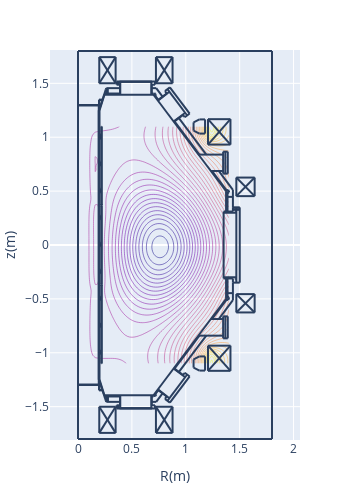

Notebook cell for this chart:
### Code cell
# calculate plasma equilibrium
cond = sb.calc_equilibrium(condition, verbose=1)

### Figure 1 — Plotly figure (JSON) as saved in the notebook; plotly's stock layout.template omitted (floating-point values rounded to 4 significant figures; data arrays with more than 128 entries replaced by an {"elided": "..."} marker saying what was removed)
{"data": [{"contours": {"coloring": "lines"}, "dx": 0.02, "dy": 0.02, "ncontours": 100, "showscale": false, "type": "contour", "x0": 0, "y0": -1.1, "z": {"elided": "111x71 float values"}}], "layout": {"height": 490.8, "margin": {"autoexpand": false, "b": 50, "l": 50, "r": 50, "t": 50}, "shapes": [{"type": "line", "x0": 0.2652, "x1": 0.2652, "y0": -1.406, "y1": -1.455}, {"type": "line", "x0": 0.2766, "x1": 0.2766, "y0": -1.406, "y1": -1.455}, {"type": "line", "x0": 0.1927, "x1": 0.1927, "y0": -1.299, "y1": 1.299}, {"type": "line", "x0": 0.1927, "x1": 0.1927, "y0": -1.249, "y1": 1.249}, {"type": "line", "x0": 0.195, "x1": 0.195, "y0": -1.251, "y1": 1.249}, {"type": "line", "x0": 0.1995, "x1": 0.1995, "y0": -1.249, "y1": 1.249}, {"type": "line", "x0": 1.376, "x1": 0.7005, "y0": 0.4965, "y1": 1.394}, {"type": "line", "x0": 0.2199, "x1": 0.2199, "y0": 0.3695, "y1": 1.099}, {"type": "line", "x0": 0.2176, "x1": 0.2176, "y0": 0.3695, "y1": 1.099}, {"type": "line", "x0": 1.376, "x1": 0.7005, "y0": -0.4965, "y1": -1.394}, {"type": "line", "x0": 0.2176, "x1": 0.2176, "y0": -0.3695, "y1": -1.099}, {"type": "line", "x0": 0.2199, "x1": 0.2199, "y0": -0.3695, "y1": -1.099}, {"type": "line", "x0": 0.1995, "x1": 0.2448, "y0": -1.249, "y1": -1.394}, {"type": "line", "x0": 0.1972, "x1": 0.1972, "y0": -1.299, "y1": -1.344}, {"type": "line", "x0": 0.195, "x1": 0.195, "y0": -1.299, "y1": -1.349}, {"type": "line", "x0": 0.195, "x1": 0.229, "y0": -1.349, "y1": -1.349}, {"type": "line", "x0": 0.195, "x1": 0.2267, "y0": -1.344, "y1": -1.344}, {"type": "line", "x0": 0.1995, "x1": 0.1995, "y0": -0.9975, "y1": -0.9748}, {"type": "line", "x0": 0.2086, "x1": 0.2086, "y0": -1.009, "y1": -0.9907}, {"type": "line", "x0": 0.2086, "x1": 0.2086, "y0": -1.009, "y1": -0.9929}, {"type": "line", "x0": 0.2063, "x1": 0.2063, "y0": -1.011, "y1": -0.9748}, {"type": "line", "x0": 0, "x1": 0.2108, "y0": -1.294, "y1": -1.294}, {"type": "line", "x0": 0, "x1": 0.2131, "y0": -1.299, "y1": -1.299}, {"type": "line", "x0": 0.1995, "x1": 0.1995, "y0": -1.011, "y1": -1.002}, {"type": "line", "x0": 0.2063, "x1": 0.2086, "y0": -1.007, "y1": -1.007}, {"type": "line", "x0": 0.2086, "x1": 0.2086, "y0": -1.004, "y1": -1.004}, {"type": "line", "x0": 0.2086, "x1": 0.2176, "y0": -1.009, "y1": -1.009}, {"type": "line", "x0": 0.1995, "x1": 0.2063, "y0": -1.011, "y1": -1.011}, {"type": "line", "x0": 0.2199, "x1": 0.2176, "y0": -1.099, "y1": -1.099}, {"type": "line", "x0": 0.2063, "x1": 0.2086, "y0": -0.9929, "y1": -0.9929}, {"type": "line", "x0": 0.2086, "x1": 0.2086, "y0": -0.9975, "y1": -0.9975}, {"type": "line", "x0": 0.2086, "x1": 0.2176, "y0": -0.9929, "y1": -0.9929}, {"type": "line", "x0": 0.2086, "x1": 0.2176, "y0": -0.9907, "y1": -0.9907}, {"type": "line", "x0": 0.1995, "x1": 0.2063, "y0": -0.9748, "y1": -0.9748}, {"type": "line", "x0": 0.2086, "x1": 0.2176, "y0": -0.7594, "y1": -0.7594}, {"type": "line", "x0": 0.1995, "x1": 0.2063, "y0": -0.7617, "y1": -0.7617}, {"type": "line", "x0": 0.2086, "x1": 0.2086, "y0": -0.7594, "y1": -0.7413}, {"type": "line", "x0": 0.2086, "x1": 0.2086, "y0": -0.7594, "y1": -0.739}, {"type": "line", "x0": 0.1995, "x1": 0.1995, "y0": -0.7617, "y1": -0.7526}, {"type": "line", "x0": 0.2063, "x1": 0.2063, "y0": -0.7617, "y1": -0.7254}, {"type": "line", "x0": 0.1995, "x1": 0.2063, "y0": -0.7254, "y1": -0.7254}, {"type": "line", "x0": 0.2086, "x1": 0.2176, "y0": -0.739, "y1": -0.739}, {"type": "line", "x0": 0.2086, "x1": 0.2176, "y0": -0.7413, "y1": -0.7413}, {"type": "line", "x0": 0.2086, "x1": 0.2086, "y0": -0.7526, "y1": -0.7526}, {"type": "line", "x0": 0.2063, "x1": 0.2086, "y0": -0.7572, "y1": -0.7572}, {"type": "line", "x0": 0.2086, "x1": 0.2086, "y0": -0.7458, "y1": -0.7458}, {"type": "line", "x0": 0.2063, "x1": 0.2086, "y0": -0.7436, "y1": -0.7436}, {"type": "line", "x0": 0.1995, "x1": 0.1995, "y0": -0.7481, "y1": -0.7254}, {"type": "line", "x0": 0.3582, "x1": 0.7141, "y0": -1.517, "y1": -1.517}, {"type": "line", "x0": 0.3854, "x1": 0.6869, "y0": -1.514, "y1": -1.514}, {"type": "line", "x0": 0.3854, "x1": 0.6869, "y0": -1.514, "y1": -1.514}, {"type": "line", "x0": 0.2426, "x1": 0.7096, "y0": -1.394, "y1": -1.394}, {"type": "line", "x0": 0.3922, "x1": 0.3922, "y0": -1.514, "y1": -1.394}, {"type": "line", "x0": 0.3582, "x1": 0.3582, "y0": -1.517, "y1": -1.487}, {"type": "line", "x0": 0.3786, "x1": 0.3786, "y0": -1.517, "y1": -1.487}, {"type": "line", "x0": 0.3695, "x1": 0.3695, "y0": -1.517, "y1": -1.487}, {"type": "line", "x0": 0.3831, "x1": 0.3831, "y0": -1.517, "y1": -1.512}, {"type": "line", "x0": 0.3831, "x1": 0.3854, "y0": -1.512, "y1": -1.514}, {"type": "line", "x0": 0.3854, "x1": 0.3854, "y0": -1.514, "y1": -1.514}, {"type": "line", "x0": 0.3899, "x1": 0.263, "y0": -1.455, "y1": -1.455}, {"type": "line", "x0": 0.3582, "x1": 0.3899, "y0": -1.487, "y1": -1.487}, {"type": "line", "x0": 0.2471, "x1": 0.3899, "y0": -1.406, "y1": -1.406}, {"type": "line", "x0": 0.2766, "x1": 0.2766, "y0": -1.455, "y1": -1.406}, {"type": "line", "x0": 0.2652, "x1": 0.2652, "y0": -1.455, "y1": -1.406}, {"type": "line", "x0": 0.2584, "x1": 0.263, "y0": -1.444, "y1": -1.455}, {"type": "line", "x0": 0.2426, "x1": 0.2448, "y0": -1.394, "y1": -1.392}, {"type": "line", "x0": 0.3899, "x1": 0.3899, "y0": -1.487, "y1": -1.394}, {"type": "line", "x0": 0.6801, "x1": 0.6801, "y0": -1.514, "y1": -1.394}, {"type": "line", "x0": 0.7141, "x1": 0.7141, "y0": -1.517, "y1": -1.487}, {"type": "line", "x0": 0.6914, "x1": 0.6914, "y0": -1.517, "y1": -1.512}, {"type": "line", "x0": 0.6914, "x1": 0.6869, "y0": -1.512, "y1": -1.514}, {"type": "line", "x0": 0.6869, "x1": 0.6869, "y0": -1.514, "y1": -1.514}, {"type": "line", "x0": 0.6846, "x1": 0.6846, "y0": -1.487, "y1": -1.394}, {"type": "line", "x0": 0.6846, "x1": 0.7141, "y0": -1.487, "y1": -1.487}, {"type": "line", "x0": 0.7254, "x1": 0.6846, "y0": -1.455, "y1": -1.455}, {"type": "line", "x0": 0.7118, "x1": 0.705, "y0": -1.392, "y1": -1.387}, {"type": "line", "x0": 0.7055, "x1": 0.715, "y0": -1.4, "y1": -1.402}, {"type": "line", "x0": 0.715, "x1": 0.7223, "y0": -1.402, "y1": -1.397}, {"type": "line", "x0": 0.7223, "x1": 0.7248, "y0": -1.397, "y1": -1.389}, {"type": "line", "x0": 0.7248, "x1": 0.7198, "y0": -1.389, "y1": -1.381}, {"type": "line", "x0": 0.6846, "x1": 0.7005, "y0": -1.406, "y1": -1.406}, {"type": "line", "x0": 0.2199, "x1": 0.2199, "y0": -0.3627, "y1": 0.3627}, {"type": "line", "x0": 0.2176, "x1": 0.2176, "y0": -0.3627, "y1": 0.3627}, {"type": "line", "x0": 0.1995, "x1": 0.1995, "y0": -0.4965, "y1": -0.4761}, {"type": "line", "x0": 0.2063, "x1": 0.2063, "y0": -0.5123, "y1": -0.4761}, {"type": "line", "x0": 0.1995, "x1": 0.1995, "y0": -0.5123, "y1": -0.5033}, {"type": "line", "x0": 0.2086, "x1": 0.2086, "y0": -0.5101, "y1": -0.4897}, {"type": "line", "x0": 0.2086, "x1": 0.2086, "y0": -0.5101, "y1": -0.4919}, {"type": "line", "x0": 0.2086, "x1": 0.2176, "y0": -0.5101, "y1": -0.5101}, {"type": "line", "x0": 0.2063, "x1": 0.2086, "y0": -0.4942, "y1": -0.4942}, {"type": "line", "x0": 0.2086, "x1": 0.2086, "y0": -0.4965, "y1": -0.4965}, {"type": "line", "x0": 0.2063, "x1": 0.2086, "y0": -0.5055, "y1": -0.5055}, {"type": "line", "x0": 0.2086, "x1": 0.2086, "y0": -0.5033, "y1": -0.5033}, {"type": "line", "x0": 0.2086, "x1": 0.2176, "y0": -0.4919, "y1": -0.4919}, {"type": "line", "x0": 0.2086, "x1": 0.2176, "y0": -0.4897, "y1": -0.4897}, {"type": "line", "x0": 0.1995, "x1": 0.2063, "y0": -0.5123, "y1": -0.5123}, {"type": "line", "x0": 0.1995, "x1": 0.2063, "y0": -0.4761, "y1": -0.4761}, {"type": "line", "x0": 0.2154, "x1": 0.2176, "y0": -0.365, "y1": -0.3627}, {"type": "line", "x0": 0.2206, "x1": 0.2218, "y0": -0.3642, "y1": -0.3614}, {"type": "line", "x0": 0.2199, "x1": 0.2176, "y0": -0.3695, "y1": -0.3695}, {"type": "line", "x0": 0.2176, "x1": 0.2154, "y0": -0.3786, "y1": -0.3786}, {"type": "line", "x0": 0.2154, "x1": 0.2154, "y0": -0.3786, "y1": -0.3695}, {"type": "line", "x0": 0.2176, "x1": 0.2176, "y0": -0.3786, "y1": -0.3695}, {"type": "line", "x0": 0.2169, "x1": 0.2157, "y0": -0.365, "y1": -0.3678}, {"type": "line", "x0": 0.2183, "x1": 0.2177, "y0": -0.3664, "y1": -0.3678}, {"type": "line", "x0": 0.2176, "x1": 0.2199, "y0": -0.3673, "y1": -0.365}, {"type": "line", "x0": 0.2192, "x1": 0.2197, "y0": -0.3628, "y1": -0.3614}, {"type": "line", "x0": 0.1995, "x1": 0.1995, "y0": -0.263, "y1": -0.2516}, {"type": "line", "x0": 0.2063, "x1": 0.2063, "y0": -0.263, "y1": -0.2267}, {"type": "line", "x0": 0.2086, "x1": 0.2086, "y0": -0.2607, "y1": -0.2426}, {"type": "line", "x0": 0.2086, "x1": 0.2086, "y0": -0.2607, "y1": -0.2403}, {"type": "line", "x0": 0.2086, "x1": 0.2176, "y0": -0.2607, "y1": -0.2607}, {"type": "line", "x0": 0.2086, "x1": 0.2086, "y0": -0.2539, "y1": -0.2539}, {"type": "line", "x0": 0.2063, "x1": 0.2086, "y0": -0.2562, "y1": -0.2562}, {"type": "line", "x0": 0.1995, "x1": 0.2063, "y0": -0.263, "y1": -0.263}, {"type": "line", "x0": 0.1995, "x1": 0.1995, "y0": -0.2471, "y1": -0.2267}, {"type": "line", "x0": 0.2086, "x1": 0.2176, "y0": -0.2403, "y1": -0.2403}, {"type": "line", "x0": 0.2086, "x1": 0.2176, "y0": -0.2426, "y1": -0.2426}, {"type": "line", "x0": 0.2086, "x1": 0.2086, "y0": -0.2471, "y1": -0.2471}, {"type": "line", "x0": 0.2063, "x1": 0.2086, "y0": -0.2426, "y1": -0.2426}, {"type": "line", "x0": 0.1995, "x1": 0.2063, "y0": -0.2267, "y1": -0.2267}, {"type": "line", "x0": 0.1995, "x1": 0.2063, "y0": -0.01133, "y1": -0.01133}, {"type": "line", "x0": 0.1995, "x1": 0.2063, "y0": 0.02494, "y1": 0.02494}, {"type": "line", "x0": 0.1995, "x1": 0.1995, "y0": -0.01133, "y1": -0.002267}, {"type": "line", "x0": 0.1995, "x1": 0.1995, "y0": 0.002267, "y1": 0.02494}, {"type": "line", "x0": 0.2063, "x1": 0.2063, "y0": -0.01133, "y1": 0.02494}, {"type": "line", "x0": 0.2086, "x1": 0.2086, "y0": -0.009068, "y1": 0.006801}, {"type": "line", "x0": 0.2086, "x1": 0.2086, "y0": -0.009068, "y1": 0.009068}, {"type": "line", "x0": 0.2086, "x1": 0.2176, "y0": -0.009068, "y1": -0.009068}, {"type": "line", "x0": 0.2086, "x1": 0.2086, "y0": -0.004534, "y1": -0.004534}, {"type": "line", "x0": 0.2063, "x1": 0.2086, "y0": -0.006801, "y1": -0.006801}, {"type": "line", "x0": 0.2086, "x1": 0.2176, "y0": 0.009068, "y1": 0.009068}, {"type": "line", "x0": 0.2086, "x1": 0.2176, "y0": 0.006801, "y1": 0.006801}, {"type": "line", "x0": 0.2086, "x1": 0.2086, "y0": 0.002267, "y1": 0.002267}, {"type": "line", "x0": 0.2063, "x1": 0.2086, "y0": 0.006801, "y1": 0.006801}, {"type": "line", "x0": 0.2176, "x1": 0.2176, "y0": 0.3786, "y1": 0.3695}, {"type": "line", "x0": 0.2154, "x1": 0.2154, "y0": 0.3786, "y1": 0.3695}, {"type": "line", "x0": 0.1995, "x1": 0.1995, "y0": 0.2516, "y1": 0.2743}, {"type": "line", "x0": 0.2063, "x1": 0.2063, "y0": 0.238, "y1": 0.2743}, {"type": "line", "x0": 0.2086, "x1": 0.2086, "y0": 0.2403, "y1": 0.2607}, {"type": "line", "x0": 0.1995, "x1": 0.2063, "y0": 0.238, "y1": 0.238}, {"type": "line", "x0": 0.1995, "x1": 0.1995, "y0": 0.238, "y1": 0.2471}, {"type": "line", "x0": 0.2063, "x1": 0.2086, "y0": 0.2562, "y1": 0.2562}, {"type": "line", "x0": 0.2086, "x1": 0.2086, "y0": 0.2539, "y1": 0.2539}, {"type": "line", "x0": 0.2086, "x1": 0.2176, "y0": 0.2584, "y1": 0.2584}, {"type": "line", "x0": 0.2063, "x1": 0.2086, "y0": 0.2426, "y1": 0.2426}, {"type": "line", "x0": 0.2086, "x1": 0.2086, "y0": 0.2471, "y1": 0.2471}, {"type": "line", "x0": 0.2086, "x1": 0.2176, "y0": 0.2403, "y1": 0.2403}, {"type": "line", "x0": 0.2086, "x1": 0.2086, "y0": 0.2403, "y1": 0.2584}, {"type": "line", "x0": 0.2086, "x1": 0.2176, "y0": 0.2607, "y1": 0.2607}, {"type": "line", "x0": 0.1995, "x1": 0.2063, "y0": 0.2743, "y1": 0.2743}, {"type": "line", "x0": 0.2177, "x1": 0.2183, "y0": 0.3696, "y1": 0.3682}, {"type": "line", "x0": 0.2157, "x1": 0.2169, "y0": 0.3696, "y1": 0.3668}, {"type": "line", "x0": 0.2176, "x1": 0.2199, "y0": 0.3673, "y1": 0.365}, {"type": "line", "x0": 0.2218, "x1": 0.2206, "y0": 0.3632, "y1": 0.366}, {"type": "line", "x0": 0.2154, "x1": 0.2176, "y0": 0.365, "y1": 0.3627}, {"type": "line", "x0": 0.2197, "x1": 0.2192, "y0": 0.3632, "y1": 0.3646}, {"type": "line", "x0": 0.2199, "x1": 0.2176, "y0": 0.3695, "y1": 0.3695}, {"type": "line", "x0": 0.2176, "x1": 0.2154, "y0": 0.3786, "y1": 0.3786}, {"type": "line", "x0": 0.1995, "x1": 0.1995, "y0": 0.5033, "y1": 0.5237}, {"type": "line", "x0": 0.1995, "x1": 0.1995, "y0": 0.4874, "y1": 0.4965}, {"type": "line", "x0": 0.2063, "x1": 0.2063, "y0": 0.4874, "y1": 0.5237}, {"type": "line", "x0": 0.2086, "x1": 0.2086, "y0": 0.4897, "y1": 0.5078}, {"type": "line", "x0": 0.2086, "x1": 0.2086, "y0": 0.4897, "y1": 0.5101}, {"type": "line", "x0": 0.2086, "x1": 0.2176, "y0": 0.4897, "y1": 0.4897}, {"type": "line", "x0": 0.2086, "x1": 0.2086, "y0": 0.4965, "y1": 0.4965}, {"type": "line", "x0": 0.2063, "x1": 0.2086, "y0": 0.4942, "y1": 0.4942}, {"type": "line", "x0": 0.2086, "x1": 0.2176, "y0": 0.5101, "y1": 0.5101}, {"type": "line", "x0": 0.2086, "x1": 0.2176, "y0": 0.5078, "y1": 0.5078}, {"type": "line", "x0": 0.2086, "x1": 0.2086, "y0": 0.5033, "y1": 0.5033}, {"type": "line", "x0": 0.2063, "x1": 0.2086, "y0": 0.5055, "y1": 0.5055}, {"type": "line", "x0": 0.1995, "x1": 0.2063, "y0": 0.4874, "y1": 0.4874}, {"type": "line", "x0": 0.1995, "x1": 0.2063, "y0": 0.5237, "y1": 0.5237}, {"type": "line", "x0": 1.501, "x1": 1.501, "y0": 0.3491, "y1": -0.3491}, {"type": "line", "x0": 1.351, "x1": 1.351, "y0": 0.3106, "y1": -0.3106}, {"type": "line", "x0": 1.469, "x1": 1.469, "y0": 0.3491, "y1": -0.3491}, {"type": "line", "x0": 1.387, "x1": 1.387, "y0": -0.3106, "y1": -0.4965}, {"type": "line", "x0": 1.374, "x1": 1.374, "y0": -0.3106, "y1": -0.4965}, {"type": "line", "x0": 1.462, "x1": 1.462, "y0": -0.3196, "y1": -0.3106}, {"type": "line", "x0": 1.437, "x1": 1.437, "y0": -0.3106, "y1": -0.3491}, {"type": "line", "x0": 1.437, "x1": 1.501, "y0": -0.3491, "y1": -0.3491}, {"type": "line", "x0": 1.437, "x1": 1.437, "y0": -0.3491, "y1": -0.5123}, {"type": "line", "x0": 1.379, "x1": 1.392, "y0": -0.5069, "y1": -0.5093}, {"type": "line", "x0": 1.392, "x1": 1.402, "y0": -0.5093, "y1": -0.4997}, {"type": "line", "x0": 1.402, "x1": 1.4, "y0": -0.4997, "y1": -0.4862}, {"type": "line", "x0": 1.4, "x1": 1.388, "y0": -0.4862, "y1": -0.48}, {"type": "line", "x0": 1.374, "x1": 1.374, "y0": -0.4965, "y1": -0.4987}, {"type": "line", "x0": 1.383, "x1": 1.378, "y0": -0.501, "y1": -0.4965}, {"type": "line", "x0": 1.387, "x1": 1.437, "y0": -0.4466, "y1": -0.4466}, {"type": "line", "x0": 1.462, "x1": 1.469, "y0": -0.3196, "y1": -0.3196}, {"type": "line", "x0": 1.351, "x1": 1.469, "y0": -0.2992, "y1": -0.2992}, {"type": "line", "x0": 1.351, "x1": 1.437, "y0": -0.3106, "y1": -0.3106}, {"type": "line", "x0": 1.462, "x1": 1.469, "y0": -0.3106, "y1": -0.3106}, {"type": "line", "x0": 1.437, "x1": 1.437, "y0": 0.5123, "y1": 0.3514}, {"type": "line", "x0": 1.387, "x1": 1.387, "y0": 0.4965, "y1": 0.3106}, {"type": "line", "x0": 1.374, "x1": 1.374, "y0": 0.4965, "y1": 0.3106}, {"type": "line", "x0": 1.437, "x1": 1.501, "y0": 0.3491, "y1": 0.3491}, {"type": "line", "x0": 1.501, "x1": 1.437, "y0": 0.3264, "y1": 0.3264}, {"type": "line", "x0": 1.501, "x1": 1.437, "y0": 0.3446, "y1": 0.3446}, {"type": "line", "x0": 1.351, "x1": 1.469, "y0": 0.2992, "y1": 0.2992}, {"type": "line", "x0": 1.351, "x1": 1.437, "y0": 0.3106, "y1": 0.3106}, {"type": "line", "x0": 1.462, "x1": 1.462, "y0": 0.3196, "y1": 0.3106}, {"type": "line", "x0": 1.437, "x1": 1.437, "y0": 0.3514, "y1": 0.3106}, {"type": "line", "x0": 1.462, "x1": 1.469, "y0": 0.3106, "y1": 0.3106}, {"type": "line", "x0": 1.462, "x1": 1.469, "y0": 0.3196, "y1": 0.3196}, {"type": "line", "x0": 1.388, "x1": 1.4, "y0": 0.4818, "y1": 0.488}, {"type": "line", "x0": 1.4, "x1": 1.402, "y0": 0.488, "y1": 0.5015}, {"type": "line", "x0": 1.402, "x1": 1.392, "y0": 0.5015, "y1": 0.5111}, {"type": "line", "x0": 1.392, "x1": 1.379, "y0": 0.5111, "y1": 0.5088}, {"type": "line", "x0": 1.387, "x1": 1.437, "y0": 0.4466, "y1": 0.4466}, {"type": "line", "x0": 1.374, "x1": 1.374, "y0": 0.4965, "y1": 0.4987}, {"type": "line", "x0": 1.383, "x1": 1.378, "y0": 0.501, "y1": 0.4965}, {"type": "line", "x0": 0.1995, "x1": 0.2448, "y0": 1.249, "y1": 1.394}, {"type": "line", "x0": 0.1995, "x1": 0.1995, "y0": 0.7526, "y1": 0.773}, {"type": "line", "x0": 0.2063, "x1": 0.2063, "y0": 0.7368, "y1": 0.773}, {"type": "line", "x0": 0.1995, "x1": 0.1995, "y0": 0.7368, "y1": 0.7481}, {"type": "line", "x0": 0.2063, "x1": 0.2086, "y0": 0.7572, "y1": 0.7572}, {"type": "line", "x0": 0.2086, "x1": 0.2086, "y0": 0.7526, "y1": 0.7526}, {"type": "line", "x0": 0.2063, "x1": 0.2086, "y0": 0.7436, "y1": 0.7436}, {"type": "line", "x0": 0.2086, "x1": 0.2086, "y0": 0.7458, "y1": 0.7458}, {"type": "line", "x0": 0.2086, "x1": 0.2086, "y0": 0.739, "y1": 0.7594}, {"type": "line", "x0": 0.2086, "x1": 0.2086, "y0": 0.739, "y1": 0.7572}, {"type": "line", "x0": 0.2086, "x1": 0.2176, "y0": 0.739, "y1": 0.739}, {"type": "line", "x0": 0.2086, "x1": 0.2176, "y0": 0.7572, "y1": 0.7572}, {"type": "line", "x0": 0.2086, "x1": 0.2176, "y0": 0.7594, "y1": 0.7594}, {"type": "line", "x0": 0.1995, "x1": 0.2063, "y0": 0.7368, "y1": 0.7368}, {"type": "line", "x0": 0.1995, "x1": 0.2063, "y0": 0.773, "y1": 0.773}, {"type": "line", "x0": 0.2086, "x1": 0.2086, "y0": 0.9907, "y1": 1.009}, {"type": "line", "x0": 0.2086, "x1": 0.2086, "y0": 0.9907, "y1": 1.007}, {"type": "line", "x0": 0.2086, "x1": 0.2176, "y0": 0.9907, "y1": 0.9907}, {"type": "line", "x0": 0.2086, "x1": 0.2176, "y0": 1.007, "y1": 1.007}, {"type": "line", "x0": 0.2086, "x1": 0.2176, "y0": 1.009, "y1": 1.009}, {"type": "line", "x0": 0.2063, "x1": 0.2063, "y0": 0.9884, "y1": 1.025}, {"type": "line", "x0": 0.2086, "x1": 0.2086, "y0": 1.009, "y1": 1.025}, {"type": "line", "x0": 0.1995, "x1": 0.1995, "y0": 1.002, "y1": 1.025}, {"type": "line", "x0": 0.1995, "x1": 0.1995, "y0": 1.002, "y1": 1.025}, {"type": "line", "x0": 0.1995, "x1": 0.1995, "y0": 0.9884, "y1": 0.9975}, {"type": "line", "x0": 0.2086, "x1": 0.2086, "y0": 1.009, "y1": 1.025}, {"type": "line", "x0": 0.2063, "x1": 0.2063, "y0": 0.9884, "y1": 1.025}, {"type": "line", "x0": 0.2086, "x1": 0.2176, "y0": 1.009, "y1": 1.009}, {"type": "line", "x0": 0.2086, "x1": 0.2176, "y0": 1.007, "y1": 1.007}, {"type": "line", "x0": 0.2086, "x1": 0.2176, "y0": 0.9907, "y1": 0.9907}, {"type": "line", "x0": 0.2086, "x1": 0.2086, "y0": 0.9907, "y1": 1.007}, {"type": "line", "x0": 0.2086, "x1": 0.2086, "y0": 0.9907, "y1": 1.009}, {"type": "line", "x0": 0.2086, "x1": 0.2086, "y0": 0.9952, "y1": 0.9952}, {"type": "line", "x0": 0.2086, "x1": 0.2086, "y0": 0.9884, "y1": 0.9907}, {"type": "line", "x0": 0.2063, "x1": 0.2086, "y0": 0.9929, "y1": 0.9929}, {"type": "line", "x0": 0.2086, "x1": 0.2086, "y0": 1.002, "y1": 1.002}, {"type": "line", "x0": 0.2063, "x1": 0.2086, "y0": 1.007, "y1": 1.007}, {"type": "line", "x0": 0.1995, "x1": 0.2086, "y0": 0.9884, "y1": 0.9884}, {"type": "line", "x0": 0.1995, "x1": 0.2086, "y0": 1.025, "y1": 1.025}, {"type": "line", "x0": 0.1995, "x1": 0.2086, "y0": 1.025, "y1": 1.025}, {"type": "line", "x0": 0.2063, "x1": 0.2086, "y0": 1.007, "y1": 1.007}, {"type": "line", "x0": 0.2086, "x1": 0.2086, "y0": 1.002, "y1": 1.002}, {"type": "line", "x0": 0.2063, "x1": 0.2086, "y0": 0.9929, "y1": 0.9929}, {"type": "line", "x0": 0.2086, "x1": 0.2086, "y0": 0.9884, "y1": 0.9907}, {"type": "line", "x0": 0.2086, "x1": 0.2086, "y0": 0.9952, "y1": 0.9952}, {"type": "line", "x0": 0.1995, "x1": 0.1995, "y0": 0.9884, "y1": 0.9975}, {"type": "line", "x0": 0.1995, "x1": 0.2086, "y0": 0.9884, "y1": 0.9884}, {"type": "line", "x0": 0.2199, "x1": 0.2176, "y0": 1.099, "y1": 1.099}, {"type": "line", "x0": 0, "x1": 0.2131, "y0": 1.299, "y1": 1.299}, {"type": "line", "x0": 0, "x1": 0.2108, "y0": 1.294, "y1": 1.294}, {"type": "line", "x0": 0.195, "x1": 0.2267, "y0": 1.344, "y1": 1.344}, {"type": "line", "x0": 0.195, "x1": 0.229, "y0": 1.349, "y1": 1.349}, {"type": "line", "x0": 0.195, "x1": 0.195, "y0": 1.299, "y1": 1.349}, {"type": "line", "x0": 0.1972, "x1": 0.1972, "y0": 1.299, "y1": 1.344}, {"type": "line", "x0": 0.2426, "x1": 0.2448, "y0": 1.394, "y1": 1.392}, {"type": "line", "x0": 0.7096, "x1": 0.7028, "y0": 1.394, "y1": 1.39}, {"type": "line", "x0": 0.718, "x1": 0.723, "y0": 1.385, "y1": 1.393}, {"type": "line", "x0": 0.723, "x1": 0.7205, "y0": 1.393, "y1": 1.402}, {"type": "line", "x0": 0.7205, "x1": 0.7132, "y0": 1.402, "y1": 1.407}, {"type": "line", "x0": 0.7132, "x1": 0.7037, "y0": 1.407, "y1": 1.404}, {"type": "line", "x0": 0.2426, "x1": 0.7096, "y0": 1.394, "y1": 1.394}, {"type": "line", "x0": 0.3854, "x1": 0.6869, "y0": 1.514, "y1": 1.514}, {"type": "line", "x0": 0.3854, "x1": 0.6869, "y0": 1.514, "y1": 1.514}, {"type": "line", "x0": 0.3582, "x1": 0.7141, "y0": 1.517, "y1": 1.517}, {"type": "line", "x0": 0.3899, "x1": 0.263, "y0": 1.455, "y1": 1.455}, {"type": "line", "x0": 0.2471, "x1": 0.3899, "y0": 1.406, "y1": 1.406}, {"type": "line", "x0": 0.3582, "x1": 0.3899, "y0": 1.487, "y1": 1.487}, {"type": "line", "x0": 0.2584, "x1": 0.263, "y0": 1.444, "y1": 1.455}, {"type": "line", "x0": 0.2652, "x1": 0.2652, "y0": 1.455, "y1": 1.406}, {"type": "line", "x0": 0.2766, "x1": 0.2766, "y0": 1.455, "y1": 1.406}, {"type": "line", "x0": 0.3582, "x1": 0.3582, "y0": 1.517, "y1": 1.487}, {"type": "line", "x0": 0.3899, "x1": 0.3899, "y0": 1.487, "y1": 1.394}, {"type": "line", "x0": 0.3922, "x1": 0.3922, "y0": 1.514, "y1": 1.394}, {"type": "line", "x0": 0.3854, "x1": 0.3854, "y0": 1.514, "y1": 1.514}, {"type": "line", "x0": 0.3831, "x1": 0.3854, "y0": 1.512, "y1": 1.514}, {"type": "line", "x0": 0.3831, "x1": 0.3831, "y0": 1.517, "y1": 1.512}, {"type": "line", "x0": 0.3695, "x1": 0.3695, "y0": 1.517, "y1": 1.487}, {"type": "line", "x0": 0.3786, "x1": 0.3786, "y0": 1.517, "y1": 1.487}, {"type": "line", "x0": 0.6846, "x1": 0.6846, "y0": 1.487, "y1": 1.394}, {"type": "line", "x0": 0.6801, "x1": 0.6801, "y0": 1.514, "y1": 1.394}, {"type": "line", "x0": 0.6846, "x1": 0.7005, "y0": 1.406, "y1": 1.406}, {"type": "line", "x0": 0.6846, "x1": 0.7141, "y0": 1.487, "y1": 1.487}, {"type": "line", "x0": 0.6869, "x1": 0.6869, "y0": 1.514, "y1": 1.514}, {"type": "line", "x0": 0.6914, "x1": 0.6869, "y0": 1.512, "y1": 1.514}, {"type": "line", "x0": 0.6914, "x1": 0.6914, "y0": 1.517, "y1": 1.512}, {"type": "line", "x0": 0.7141, "x1": 0.7141, "y0": 1.517, "y1": 1.487}, {"type": "line", "x0": 0.7254, "x1": 0.6846, "y0": 1.455, "y1": 1.455}, {"type": "line", "x0": 0.7844, "x1": 0.7254, "y0": 1.376, "y1": 1.455}, {"type": "line", "x0": 0.7458, "x1": 0.7005, "y0": 1.347, "y1": 1.406}, {"type": "line", "x0": 0, "x1": 0, "y0": 0.2154, "y1": -0.1156}, {"type": "line", "x0": 0.7844, "x1": 0.7254, "y0": -1.376, "y1": -1.455}, {"type": "line", "x0": 0.7458, "x1": 0.7005, "y0": -1.347, "y1": -1.406}, {"type": "line", "x0": 1.437, "x1": 1.306, "y0": 0.5123, "y1": 0.6869}, {"type": "line", "x0": 1.387, "x1": 1.242, "y0": 0.4965, "y1": 0.6869}, {"type": "line", "x0": 1.347, "x1": 1.118, "y0": 0.8388, "y1": 0.8388}, {"type": "line", "x0": 1.347, "x1": 1.347, "y0": 0.866, "y1": 0.662}, {"type": "line", "x0": 1.367, "x1": 1.367, "y0": 0.866, "y1": 0.662}, {"type": "line", "x0": 1.39, "x1": 1.39, "y0": 0.866, "y1": 0.662}, {"type": "line", "x0": 1.39, "x1": 1.347, "y0": 0.866, "y1": 0.866}, {"type": "line", "x0": 1.39, "x1": 1.347, "y0": 0.662, "y1": 0.662}, {"type": "line", "x0": 1.347, "x1": 1.233, "y0": 0.6869, "y1": 0.6869}, {"type": "line", "x0": 1.347, "x1": 1.118, "y0": -0.8411, "y1": -0.8411}, {"type": "line", "x0": 1.347, "x1": 1.347, "y0": -0.866, "y1": -0.662}, {"type": "line", "x0": 1.367, "x1": 1.367, "y0": -0.866, "y1": -0.662}, {"type": "line", "x0": 1.39, "x1": 1.39, "y0": -0.866, "y1": -0.662}, {"type": "line", "x0": 1.39, "x1": 1.347, "y0": -0.866, "y1": -0.866}, {"type": "line", "x0": 1.39, "x1": 1.347, "y0": -0.662, "y1": -0.662}, {"type": "line", "x0": 1.347, "x1": 1.233, "y0": -0.6869, "y1": -0.6869}, {"type": "line", "x0": 1.437, "x1": 1.306, "y0": -0.5123, "y1": -0.6869}, {"type": "line", "x0": 1.387, "x1": 1.242, "y0": -0.4965, "y1": -0.6869}, {"type": "line", "x0": 0.195, "x1": 0.2584, "y0": -1.251, "y1": -1.444}, {"type": "line", "x0": 0.195, "x1": 0.2584, "y0": 1.249, "y1": 1.444}, {"type": "line", "x0": 0.8524, "x1": 0.8071, "y0": 1.462, "y1": 1.428}, {"type": "line", "x0": 0.8071, "x1": 0.8229, "y0": 1.428, "y1": 1.406}, {"type": "line", "x0": 0.8229, "x1": 0.739, "y0": 1.406, "y1": 1.342}, {"type": "line", "x0": 0.8479, "x1": 0.7413, "y0": 1.421, "y1": 1.34}, {"type": "line", "x0": 0.8524, "x1": 1.036, "y0": 1.462, "y1": 1.22}, {"type": "line", "x0": 0.8297, "x1": 1.013, "y0": 1.446, "y1": 1.202}, {"type": "line", "x0": 0.9952, "x1": 0.8864, "y0": 1.226, "y1": 1.145}, {"type": "line", "x0": 1.036, "x1": 0.9907, "y0": 1.22, "y1": 1.186}, {"type": "line", "x0": 0.9748, "x1": 0.9907, "y0": 1.206, "y1": 1.186}, {"type": "line", "x0": 0.9748, "x1": 0.8887, "y0": 1.206, "y1": 1.143}, {"type": "line", "x0": 1.19, "x1": 0.9363, "y0": 0.8388, "y1": 1.177}, {"type": "line", "x0": 1.127, "x1": 0.8955, "y0": 0.8388, "y1": 1.147}, {"type": "line", "x0": 0.8524, "x1": 0.8071, "y0": -1.462, "y1": -1.428}, {"type": "line", "x0": 0.8071, "x1": 0.8229, "y0": -1.428, "y1": -1.406}, {"type": "line", "x0": 0.8229, "x1": 0.739, "y0": -1.406, "y1": -1.342}, {"type": "line", "x0": 0.8479, "x1": 0.7413, "y0": -1.421, "y1": -1.34}, {"type": "line", "x0": 0.8524, "x1": 1.036, "y0": -1.462, "y1": -1.22}, {"type": "line", "x0": 0.8297, "x1": 1.013, "y0": -1.446, "y1": -1.202}, {"type": "line", "x0": 0.9952, "x1": 0.8864, "y0": -1.226, "y1": -1.145}, {"type": "line", "x0": 1.036, "x1": 0.9907, "y0": -1.22, "y1": -1.186}, {"type": "line", "x0": 0.9748, "x1": 0.9907, "y0": -1.206, "y1": -1.186}, {"type": "line", "x0": 0.9748, "x1": 0.8887, "y0": -1.206, "y1": -1.143}, {"type": "line", "x0": 1.19, "x1": 0.9363, "y0": -0.8411, "y1": -1.177}, {"type": "line", "x0": 1.127, "x1": 0.8955, "y0": -0.8411, "y1": -1.147}, {"type": "line", "x0": 0.1972, "x1": 0.1972, "y0": -1.501, "y1": -1.743}, {"type": "line", "x0": 0.1972, "x1": 0.3491, "y0": -1.743, "y1": -1.743}, {"type": "line", "x0": 0.3491, "x1": 0.3491, "y0": -1.743, "y1": -1.501}, {"type": "line", "x0": 0.3491, "x1": 0.1972, "y0": -1.501, "y1": -1.501}, {"type": "line", "x0": 0.1972, "x1": 0.1972, "y0": 1.743, "y1": 1.501}, {"type": "line", "x0": 0.1972, "x1": 0.3491, "y0": 1.501, "y1": 1.501}, {"type": "line", "x0": 0.3491, "x1": 0.3491, "y0": 1.501, "y1": 1.743}, {"type": "line", "x0": 0.3491, "x1": 0.1972, "y0": 1.743, "y1": 1.743}, {"type": "line", "x0": 0.7232, "x1": 0.7232, "y0": 1.743, "y1": 1.501}, {"type": "line", "x0": 0.7232, "x1": 0.8773, "y0": 1.501, "y1": 1.501}, {"type": "line", "x0": 0.8773, "x1": 0.8773, "y0": 1.501, "y1": 1.743}, {"type": "line", "x0": 0.8773, "x1": 0.7232, "y0": 1.743, "y1": 1.743}, {"type": "line", "x0": 0.7232, "x1": 0.7232, "y0": -1.501, "y1": -1.743}, {"type": "line", "x0": 0.7232, "x1": 0.8773, "y0": -1.743, "y1": -1.743}, {"type": "line", "x0": 0.8773, "x1": 0.8773, "y0": -1.743, "y1": -1.501}, {"type": "line", "x0": 0.8773, "x1": 0.7232, "y0": -1.501, "y1": -1.501}, {"type": "line", "x0": 1.206, "x1": 1.206, "y0": -0.934, "y1": -1.168}, {"type": "line", "x0": 1.206, "x1": 1.415, "y0": -1.168, "y1": -1.168}, {"type": "line", "x0": 1.415, "x1": 1.415, "y0": -1.168, "y1": -0.934}, {"type": "line", "x0": 1.415, "x1": 1.206, "y0": -0.934, "y1": -0.934}, {"type": "line", "x0": 1.206, "x1": 1.206, "y0": 1.168, "y1": 0.9317}, {"type": "line", "x0": 1.206, "x1": 1.415, "y0": 0.9317, "y1": 0.9317}, {"type": "line", "x0": 1.415, "x1": 1.415, "y0": 0.9317, "y1": 1.168}, {"type": "line", "x0": 1.415, "x1": 1.206, "y0": 1.168, "y1": 1.168}, {"type": "line", "x0": 1.469, "x1": 1.469, "y0": 0.6257, "y1": 0.4534}, {"type": "line", "x0": 1.469, "x1": 1.639, "y0": 0.4534, "y1": 0.4534}, {"type": "line", "x0": 1.639, "x1": 1.639, "y0": 0.4534, "y1": 0.6257}, {"type": "line", "x0": 1.639, "x1": 1.469, "y0": 0.6257, "y1": 0.6257}, {"type": "line", "x0": 1.469, "x1": 1.469, "y0": -0.4557, "y1": -0.6257}, {"type": "line", "x0": 1.469, "x1": 1.639, "y0": -0.6257, "y1": -0.6257}, {"type": "line", "x0": 1.639, "x1": 1.639, "y0": -0.6257, "y1": -0.4557}, {"type": "line", "x0": 1.639, "x1": 1.469, "y0": -0.4557, "y1": -0.4557}, {"type": "line", "x0": 1.072, "x1": 1.127, "y0": 1.138, "y1": 1.165}, {"type": "line", "x0": 1.127, "x1": 1.179, "y0": 1.165, "y1": 1.165}, {"type": "line", "x0": 1.179, "x1": 1.179, "y0": 1.165, "y1": 1.034}, {"type": "line", "x0": 1.179, "x1": 1.127, "y0": 1.034, "y1": 1.034}, {"type": "line", "x0": 1.127, "x1": 1.072, "y0": 1.034, "y1": 1.061}, {"type": "line", "x0": 1.072, "x1": 1.072, "y0": 1.061, "y1": 1.138}, {"type": "line", "x0": 1.072, "x1": 1.072, "y0": -1.138, "y1": -1.061}, {"type": "line", "x0": 1.072, "x1": 1.127, "y0": -1.061, "y1": -1.034}, {"type": "line", "x0": 1.127, "x1": 1.179, "y0": -1.034, "y1": -1.034}, {"type": "line", "x0": 1.179, "x1": 1.179, "y0": -1.034, "y1": -1.165}, {"type": "line", "x0": 1.179, "x1": 1.127, "y0": -1.165, "y1": -1.165}, {"type": "line", "x0": 1.127, "x1": 1.072, "y0": -1.165, "y1": -1.138}, {"type": "line", "x0": 1.469, "x1": 1.639, "y0": 0.6257, "y1": 0.4534}, {"type": "line", "x0": 1.469, "x1": 1.639, "y0": 0.4534, "y1": 0.6257}, {"type": "line", "x0": 1.206, "x1": 1.415, "y0": 1.168, "y1": 0.9317}, {"type": "line", "x0": 1.206, "x1": 1.415, "y0": 0.9317, "y1": 1.168}, {"type": "line", "x0": 1.469, "x1": 1.639, "y0": -0.6257, "y1": -0.4557}, {"type": "line", "x0": 1.469, "x1": 1.639, "y0": -0.4557, "y1": -0.6257}, {"type": "line", "x0": 1.415, "x1": 1.206, "y0": -0.934, "y1": -1.168}, {"type": "line", "x0": 1.206, "x1": 1.415, "y0": -0.934, "y1": -1.168}, {"type": "line", "x0": 0.1972, "x1": 0.3491, "y0": -1.501, "y1": -1.743}, {"type": "line", "x0": 0.1972, "x1": 0.3491, "y0": -1.743, "y1": -1.501}, {"type": "line", "x0": 0.7232, "x1": 0.8773, "y0": -1.501, "y1": -1.743}, {"type": "line", "x0": 0.7232, "x1": 0.8773, "y0": -1.743, "y1": -1.501}, {"type": "line", "x0": 0.1972, "x1": 0.3491, "y0": 1.501, "y1": 1.743}, {"type": "line", "x0": 0.1972, "x1": 0.3491, "y0": 1.743, "y1": 1.501}, {"type": "line", "x0": 0.7232, "x1": 0.8773, "y0": 1.743, "y1": 1.501}, {"type": "line", "x0": 0.7232, "x1": 0.8773, "y0": 1.501, "y1": 1.743}, {"type": "line", "x0": 0, "x1": 1.8, "y0": 1.8, "y1": 1.8}, {"type": "line", "x0": 0, "x1": 1.8, "y0": -1.8, "y1": -1.8}, {"type": "line", "x0": 1.8, "x1": 1.8, "y0": -1.8, "y1": 1.8}, {"type": "line", "x0": 0, "x1": 0, "y0": 1.8, "y1": -1.8}], "width": 350, "xaxis": {"title": {"text": "R(m)"}}, "yaxis": {"scaleanchor": "x", "title": {"text": "z(m)"}}}}
